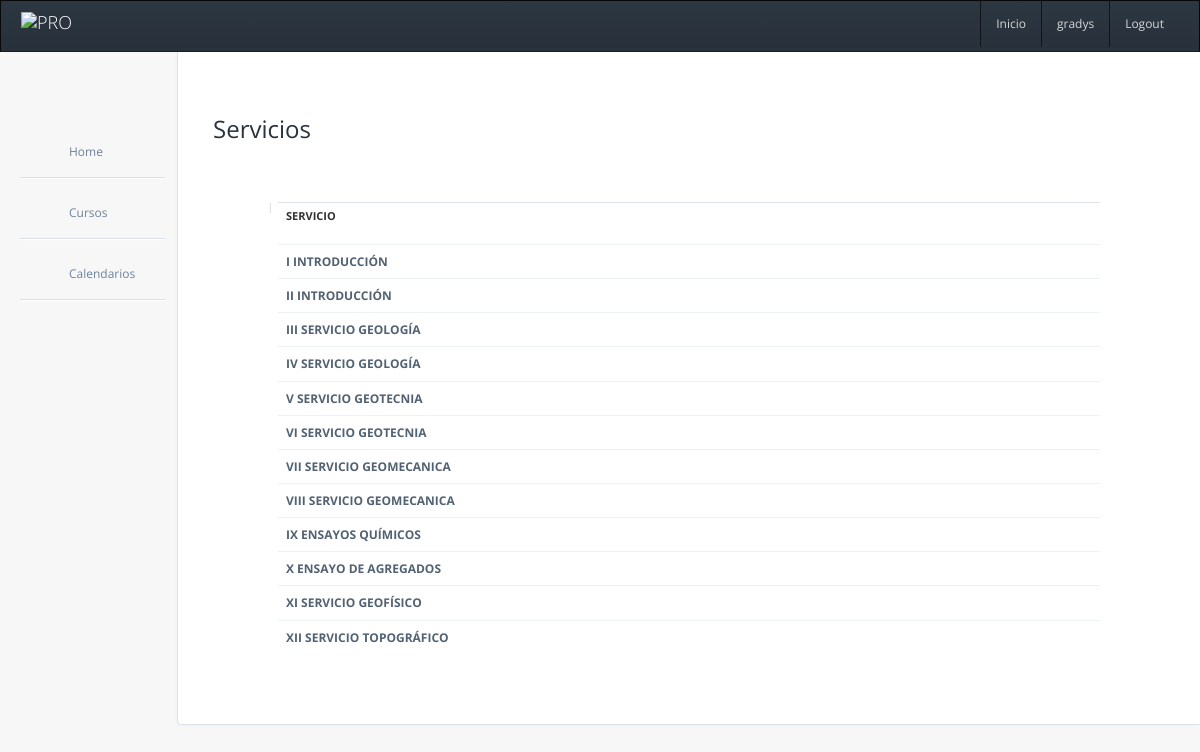
Screenshot of /aula_virtual/services/ (signed in) with the database file from the repository.
### aula_virtual/models.py (models this page shows)
class Service(models.Model):
    name = models.CharField(max_length=100, null=False, blank=False)
    file = models.FileField(_('file'), upload_to="services/", null=True)

### aula_virtual/views.py (the view)
@login_required
def services_list(request):
    services = Service.objects.all()
    return render(request, "aula_virtual/services/list.html", locals())

### aula_virtual/templates/aula_virtual/services/list.html (shortened to what this page needs)
{% extends 'aula_virtual/layout.html' %}
{% load static %}
{% block content %}
<div id="pad-wrapper" class="users-list">
    <div class="row header">
        <h3>Servicios</h3>
    </div>
    <div id="pad-wrapper" class="users-list">
     <div class="col-md-6 col-sm-12 col-xs-12 pull-right">
    </div>
    <table class="table table-hover">
        <thead>
        <tr>
            <th>Servicio</th>
        </tr>
        </thead>
        <tbody>
        {% for requirement in services %}
        <tr>
            <td><b>{{requirement.name}}</b></td>
        </tr>
        {% endfor %}
        </tbody>
    </table>
</div>
</div>
{% endblock %}

### aula_virtual/templates/aula_virtual/layout.html (shortened to what this page needs)
{% extends 'aula_virtual/layout_with_out_nav.html' %}
{% load static %}
{% block sidebar %}
    <div id="sidebar-nav">
         <ul id="dashboard-menu">
            <li>
                <a href="{% url 'aula_virtual:home'  %}"><i class="icon-home"></i>
                    <span>Home</span>
                </a>
            </li>
            <li>
                <a href="{% url 'aula_virtual:requirements_list' %}">
                    <i class="icon-tasks"></i>
                    <span>Cursos</span>
                </a>
            </li>
            <li >
                <a href="{% url 'fullcalendar:list' %}">
                    <i class="icon-calendar-empty"></i>
                    <span>Calendarios</span>
                </a>
            </li>
        </ul>
    </div>
{% endblock %}

### aula_virtual/templates/aula_virtual/layout_with_out_nav.html (shortened to what this page needs)
{% load i18n %}
{% load static %}
<!DOCTYPE html>
<html>
<head>
    <link href="https://maxcdn.bootstrapcdn.com/bootstrap/3.3.7/css/bootstrap.min.css" rel="stylesheet">
    <link href="{% static 'aula_virtual/css/bootstrap/bootstrap-overrides.css' %}" type="text/css" rel="stylesheet"/>
    <link rel="stylesheet" type="text/css" href="{% static 'aula_virtual/css/compiled/layout.css' %}"/>
    <link rel="stylesheet" type="text/css" href="{% static 'aula_virtual/css/compiled/elements.css' %}"/>
    <link rel="stylesheet" type="text/css" href="{% static 'aula_virtual/css/compiled/icons.css' %}"/>
    <link href="{% static 'aula_virtual/css/lib/font-awesome.css' %}" type="text/css" rel="stylesheet"/>
    <link href="{% static 'aula_virtual/css/lib/uniform.default.css' %}" type="text/css" rel="stylesheet"/>
    <link href="{% static 'aula_virtual/css/lib/select2.css' %}" type="text/css" rel="stylesheet" />
    <link href="{% static 'aula_virtual/css/lib/bootstrap.datepicker.css' %}" type="text/css" rel="stylesheet"/>
    <link rel="stylesheet" href="{% static 'aula_virtual/css/compiled/form-showcase.css' %}" type="text/css"
          media="screen"/>
    <link rel="stylesheet" href="{% static 'aula_virtual/css/compiled/index.css' %}" type="text/css" media="screen"/>
</head>
<body>
<header class="navbar navbar-inverse" role="banner">
    <div class="navbar-header">
        <a class="navbar-brand" href="/">
            <img src="{% static 'main/img/logo-geoartemis.jpeg' %}" style="max-height: 34px;" alt="Pro"/>
        </a>
    </div>
    <ul class="nav navbar-nav pull-right hidden-xs">
        <li>
            <a href="/" class="hidden-xs hidden-sm">
                Inicio
            </a>
        </li>
        <li>
            <a href="#" class="dropdown-toggle hidden-xs hidden-sm" data-toggle="dropdown">
                {% if request.user.is_superuser %}
                    admin
                {% else %}
                    {{ request.user.first_name }}
                {% endif %}
            </a>
        </li>
    <li><a href="{% url 'accounts:logout' %}">{% trans 'logout'|capfirst %}</a></li>
    </ul>
</header>
{% block sidebar %}
{% endblock %}
<div class="content">
    {% block content %}
    {% endblock %}
</div>
</body>
</html>

### aula_virtual/static/aula_virtual/css/compiled/layout.css (style rules this page uses)
body { font-family: 'Open Sans', sans-serif; background-color: #f7f7f7; position: relative; margin: 0px; font-size: 12px; padding: 0px; }
h1, h2, h3, h4, h5 { margin: 0; line-height: inherit; color: #29323d; }
.header { margin-bottom: 60px; }
.header h1, .header h2, .header h3, .header h4, .header h5 { float: left; margin-top: 5px; }
#sidebar-nav { position: absolute; width: 180px; float: left; margin: 0em; padding-top: 5.8em; }
#sidebar-nav #dashboard-menu { list-style: none; padding-right: 15px; padding-left: 15px; margin-bottom: 0; margin-left: 20px; }
#sidebar-nav #dashboard-menu > li > a { display: block; padding: 19px 14px 15px 14px; margin-left: -15px; margin-bottom: 5px; border-bottom: 1px solid #dae1e8; box-shadow: 0 2px 1px -1px #FFFFFF; color: #6e829b; outline: 0px; line-height: 21px; }
#sidebar-nav #dashboard-menu > li { position: relative; }
#sidebar-nav #dashboard-menu > li i { font-size: 23px; top: 17px; }
#sidebar-nav #dashboard-menu a span { margin-left: 35px; transition: color .1s linear; -moz-transition: color .1s linear; -webkit-transition: color .1s linear; -o-transition: color .1s linear; }
#sidebar-nav #dashboard-menu a i { position: absolute; left: 0; height: 24px; width: 24px; opacity: 0.7; transition: opacity .1s ease; -moz-transition: opacity .1s ease; -webkit-transition: opacity .1s ease; -o-transition: opacity .1s ease; }
#pad-wrapper { padding: 0px 50px; margin-top: 55px; }
.content { min-width: 400px; min-height: 620px; margin-bottom: 100px; padding-bottom: 50px; overflow: hidden; position: relative; background: #fff; margin-left: 177px; border-left: 1px solid #dae3e9; border-bottom: 1px solid #dae3e9; box-shadow: -3px 3px 3px -2px #f1f1f3; border-radius: 0px 0px 0px 5px; -webkit-transition: margin-left .3s ease; -moz-transition: margin-left .3s ease; -o-transition: margin-left .3s ease; -ms-transition: margin-left .3s ease; transition: margin-left .3s ease; }

### aula_virtual/templates/aula_virtual/layout_with_out_nav.html (style rules this page uses)
.header { margin-bottom: 2%; }

### rows the page displays
Service: name "I INTRODUCCIÓN"
Service: name "II INTRODUCCIÓN"
Service: name "III SERVICIO GEOLOGÍA"
Service: name "IV SERVICIO GEOLOGÍA"
Service: name "V SERVICIO GEOTECNIA"
Service: name "VI SERVICIO GEOTECNIA"
Service: name "VII SERVICIO GEOMECANICA"
Service: name "VIII SERVICIO GEOMECANICA"
Service: name "IX ENSAYOS QUÍMICOS"
Service: name "X ENSAYO DE AGREGADOS"
Service: name "XI SERVICIO GEOFÍSICO"
Service: name "XII SERVICIO TOPOGRÁFICO"

### other values shown
{{ request.user.first_name }} "gradys"
